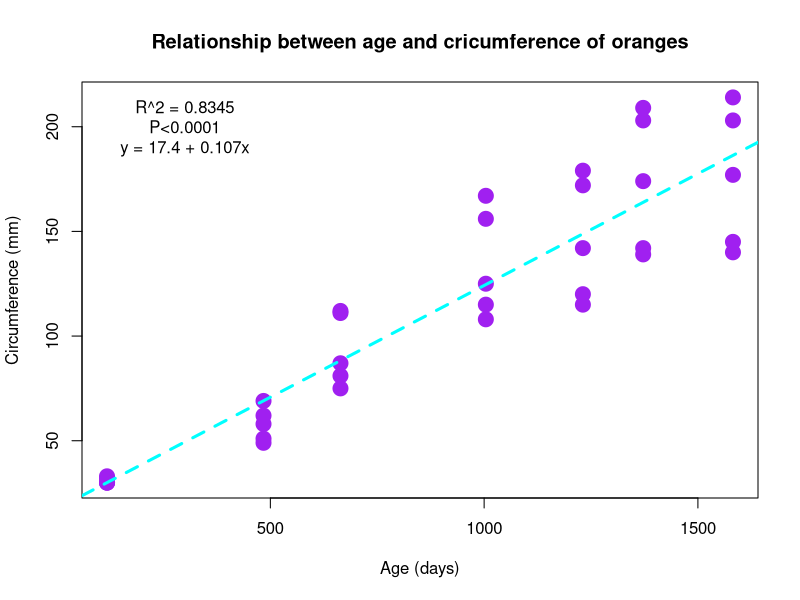

The R script that drew this image:
data("Orange")     # Loading the inbuilt Orange data
head(Orange)       # First 6 rows of the dataframe
length(Orange$age) # Checking the length of the dataframe

Orangelm <- lm(circumference ~ age, data = Orange) # Regression model for orange
summary(Orangelm) # Details of the regression model.

plot(Orange$circumference ~ Orange$age, 
     col = "purple",
     pch = 19,
     cex = 2,
     xlab = "Age (days)",
     ylab = "Circumference (mm)",
     main = "Relationship between age and cricumference of oranges")
abline(Orangelm, lwd = 3, lty = "dashed", col = "cyan") # Adding the lm as abline
text(300, 200, "R^2 = 0.8345\nP<0.0001\ny = 17.4 + 0.107x")
# Annotating text on the graph.
# \n indicates line break to shift the next component to next line.
